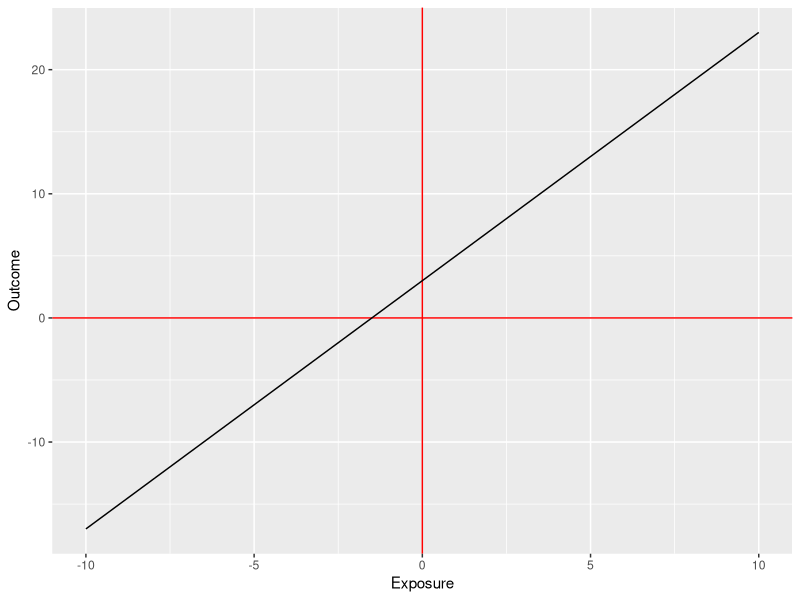
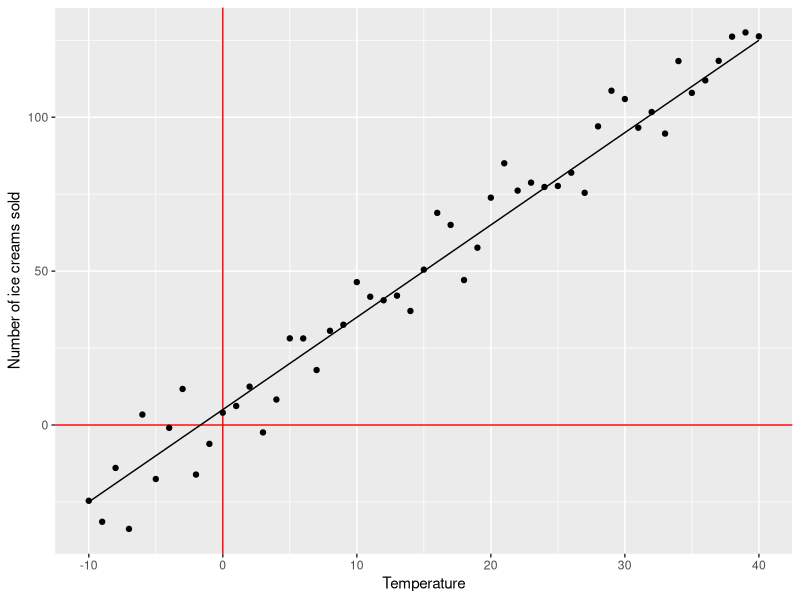
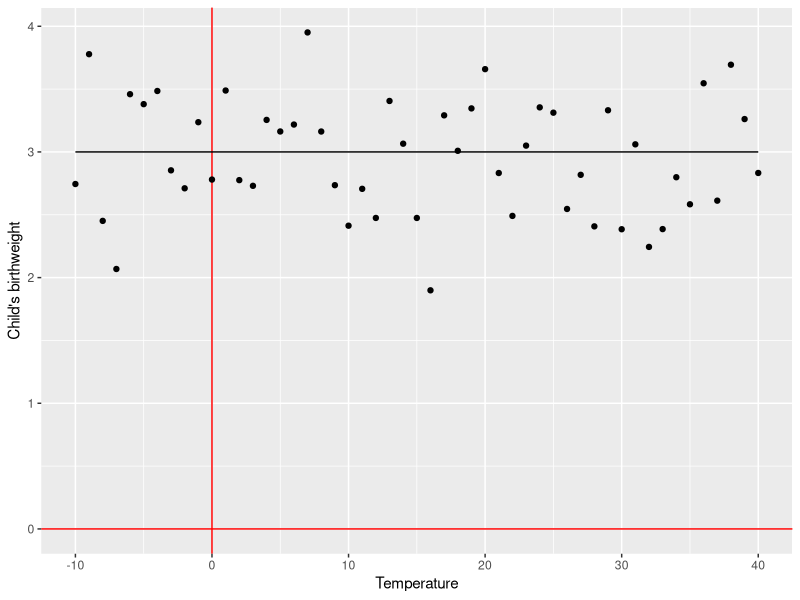
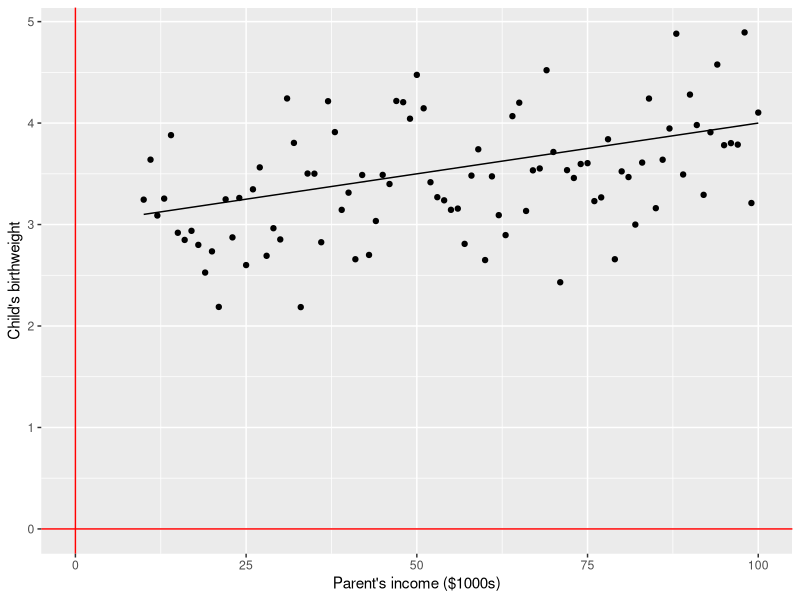
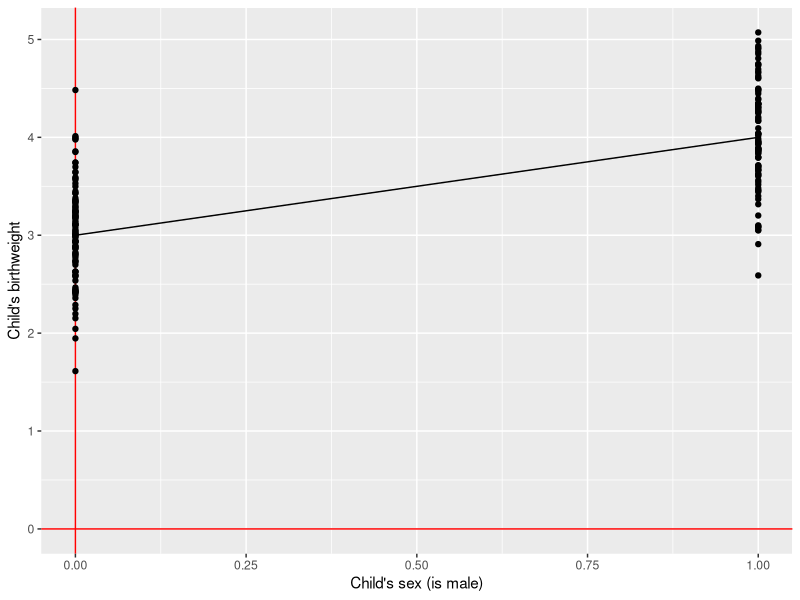
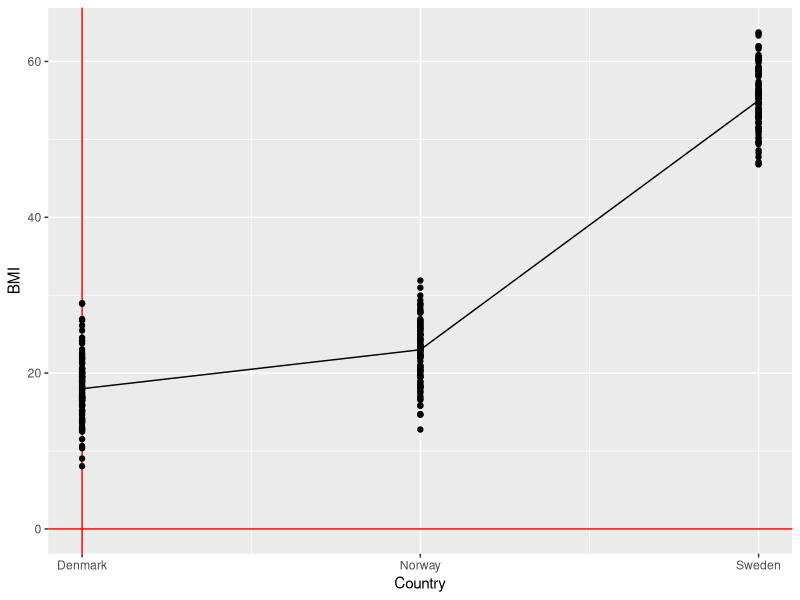
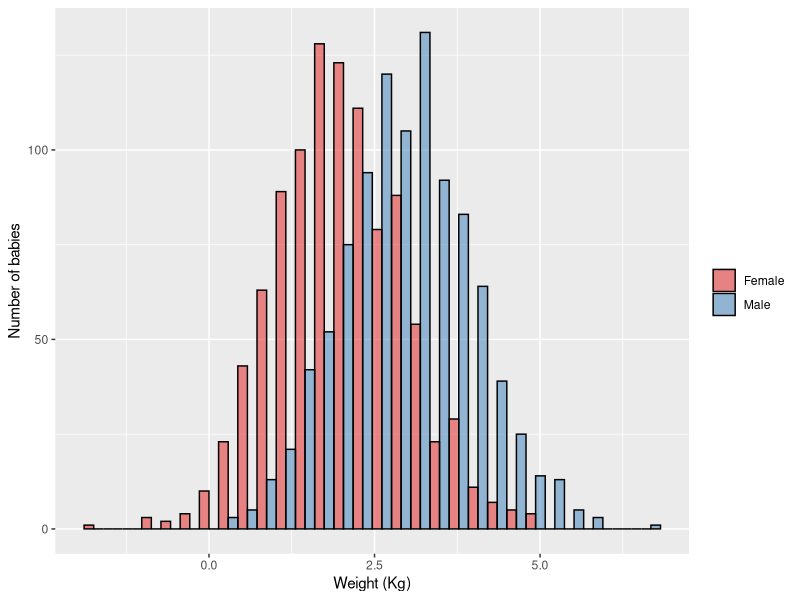
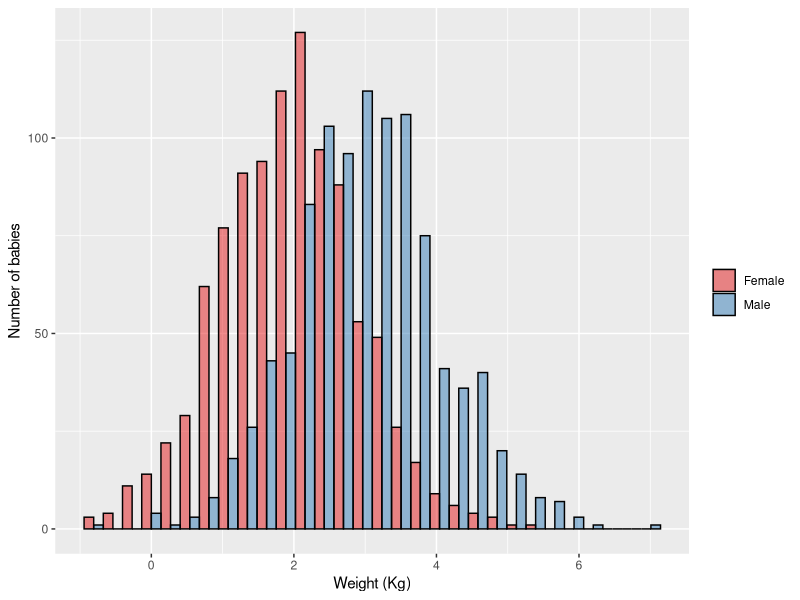

Source code (R) for these figures, in order:
## ---- chunk 1
library(data.table)
library(ggplot2)

data <- data.frame(x=-10:10)
data$y <- 3 + 2*data$x

q <- ggplot(data,aes(x=x,y=y))
q <- q + geom_vline(xintercept=0,colour="red")
q <- q + geom_hline(yintercept=0,colour="red")
q <- q + geom_line()
q <- q + scale_x_continuous("Exposure")
q <- q + scale_y_continuous("Outcome")
q
## ---- chunk 2
library(data.table)
library(ggplot2)

data <- data.frame(x=-10:40)
data$line <- 5 + 3*data$x
data$y <- data$line + rnorm(nrow(data),sd=10)

q <- ggplot(data,aes(x=x))
q <- q + geom_vline(xintercept=0,colour="red")
q <- q + geom_hline(yintercept=0,colour="red")
q <- q + geom_point(mapping=aes(y=y))
q <- q + geom_line(mapping=aes(y=line))
q <- q + scale_x_continuous("Temperature")
q <- q + scale_y_continuous("Number of ice creams sold")
q
## ---- chunk 3
library(data.table)
library(ggplot2)

data <- data.frame(x=-10:40)
data$line <- 3 + 0*data$x
data$y <- data$line + rnorm(nrow(data),sd=0.5)

q <- ggplot(data,aes(x=x))
q <- q + geom_vline(xintercept=0,colour="red")
q <- q + geom_hline(yintercept=0,colour="red")
q <- q + geom_point(mapping=aes(y=y))
q <- q + geom_line(mapping=aes(y=line))
q <- q + scale_x_continuous("Temperature")
q <- q + scale_y_continuous("Child's birthweight")
q
## ---- chunk 4
library(data.table)
library(ggplot2)

data <- data.frame(x=10:100)
data$line <- 3 + 0.01*data$x
data$y <- data$line + rnorm(nrow(data),sd=0.5)

q <- ggplot(data,aes(x=x))
q <- q + geom_vline(xintercept=0,colour="red")
q <- q + geom_hline(yintercept=0,colour="red")
q <- q + geom_point(mapping=aes(y=y))
q <- q + geom_line(mapping=aes(y=line))
q <- q + scale_x_continuous("Parent's income ($1000s)")
q <- q + scale_y_continuous("Child's birthweight")
q
## ---- chunk 5
library(data.table)
library(ggplot2)

data <- data.frame(x=c(rep(0,100),rep(1,100)))
data$line <- 3 + 1*data$x
data$y <- data$line + rnorm(nrow(data),sd=0.5)

q <- ggplot(data,aes(x=x))
q <- q + geom_vline(xintercept=0,colour="red")
q <- q + geom_hline(yintercept=0,colour="red")
q <- q + geom_point(mapping=aes(y=y))
q <- q + geom_line(mapping=aes(y=line))
q <- q + scale_x_continuous("Child's sex (is male)")
q <- q + scale_y_continuous("Child's birthweight")
q
## ---- chunk 6
library(data.table)
library(ggplot2)

data <- data.frame(x=c(rep(0,100),rep(1,100),rep(2,100)))
data$line <- 18
data$line[data$x==1] <- 23
data$line[data$x==2] <- 55
data$y <- data$line + rnorm(nrow(data),sd=4)

q <- ggplot(data,aes(x=x))
q <- q + geom_vline(xintercept=0,colour="red")
q <- q + geom_hline(yintercept=0,colour="red")
q <- q + geom_point(mapping=aes(y=y))
q <- q + geom_line(mapping=aes(y=line))
q <- q + scale_x_continuous("Country",breaks=c(0,1,2),labels=c("Denmark","Norway","Sweden"))
q <- q + scale_y_continuous("BMI")
q
## ---- chunk 7
library(data.table)
library(ggplot2)

data1 <- data.frame(x=rnorm(1000,mean=2,sd=1), group="Female", stringsAsFactors = F)
data2 <- data.frame(x=rnorm(1000,mean=3,sd=1), group="Male", stringsAsFactors = F)
data <- rbind(data1,data2)
q <- ggplot(data,aes(x=x,fill=group))
q <- q + geom_histogram(alpha=0.5,colour="black",pos="dodge")
q <- q + scale_x_continuous("Weight (Kg)")
q <- q + scale_y_continuous("Number of babies")
q <- q + scale_fill_brewer("",palette="Set1")
q
## ---- chunk 8
library(data.table)
library(ggplot2)

data1 <- data.frame(x=rnorm(1000,mean=2,sd=1), group="Female", stringsAsFactors = F)
data2 <- data.frame(x=rnorm(1000,mean=3,sd=1), group="Male", stringsAsFactors = F)
data <- rbind(data1,data2)
q <- ggplot(data,aes(x=x,fill=group))
q <- q + geom_histogram(alpha=0.5,colour="black",pos="dodge")
q <- q + scale_x_continuous("Weight (Kg)")
q <- q + scale_y_continuous("Number of babies")
q <- q + scale_fill_brewer("",palette="Set1")
q
## ---- chunk 9
library(data.table)
library(ggplot2)

data <- data.frame(x=c(rep(0,100),rep(1,100)))
data$line <- 2
data$line[data$x==1] <- 3
data$y <- data$line + rnorm(nrow(data),sd=1)

q <- ggplot(data,aes(x=x))
q <- q + geom_vline(xintercept=0,colour="red")
q <- q + geom_hline(yintercept=0,colour="red")
q <- q + geom_point(mapping=aes(y=y))
q <- q + geom_line(mapping=aes(y=line))
q <- q + scale_x_continuous("Sex",breaks=c(0,1),labels=c("Female","Male"))
q <- q + scale_y_continuous("Kg")
q
## ---- chunk 10
library(data.table)
library(ggplot2)

data1 <- data.frame(x=rnorm(1000,mean=8,sd=0.5), group="Childless", stringsAsFactors = F)
data2 <- data.frame(x=rnorm(1000,mean=5,sd=0.5), group="Parents", stringsAsFactors = F)
data <- rbind(data1,data2)
q <- ggplot(data,aes(x=x,fill=group))
q <- q + geom_histogram(alpha=0.5,colour="black",pos="dodge")
q <- q + scale_x_continuous("Hours sleep")
q <- q + scale_y_continuous("Number of people")
q <- q + scale_fill_brewer("",palette="Set1")
q
## ---- chunk 11
library(data.table)
library(ggplot2)

data1 <- data.frame(x=rnorm(1000,mean=8,sd=0.5), group="Childless", stringsAsFactors = F)
data2 <- data.frame(x=rnorm(1000,mean=5,sd=0.5), group="Parents", stringsAsFactors = F)
data <- rbind(data1,data2)
q <- ggplot(data,aes(x=x,fill=group))
q <- q + geom_histogram(alpha=0.5,colour="black",pos="dodge")
q <- q + scale_x_continuous("Hours sleep")
q <- q + scale_y_continuous("Number of people")
q <- q + scale_fill_brewer("",palette="Set1")
q
## ---- chunk 12
library(data.table)
library(ggplot2)

data <- data.frame(x=c(rep(0,100),rep(1,100)))
data$line <- 8
data$line[data$x==1] <- 5
data$y <- data$line + rnorm(nrow(data),sd=0.5)

q <- ggplot(data,aes(x=x))
q <- q + geom_vline(xintercept=0,colour="red")
q <- q + geom_hline(yintercept=0,colour="red")
q <- q + geom_point(mapping=aes(y=y))
q <- q + geom_line(mapping=aes(y=line))
q <- q + scale_x_continuous("Parental status",breaks=c(0,1),labels=c("Childless","Parents"))
q <- q + scale_y_continuous("Hours of sleep")
q
## ---- chunk 13
library(data.table)
library(ggplot2)

data1 <- data.frame(x=rnorm(1000,mean=2,sd=0.5), group="Denmark", stringsAsFactors = F)
data2 <- data.frame(x=rnorm(1000,mean=3,sd=0.5), group="Norway", stringsAsFactors = F)
data3 <- data.frame(x=rnorm(1000,mean=4,sd=0.5), group="Sweden", stringsAsFactors = F)
data <- rbind(data1,data2,data3)
q <- ggplot(data,aes(x=x,fill=group))
q <- q + geom_histogram(alpha=0.5,colour="black",pos="dodge")
q <- q + scale_x_continuous("Weight (Kg)")
q <- q + scale_y_continuous("Number of babies")
q <- q + scale_fill_brewer("",palette="Set1")
q
## ---- chunk 14
library(data.table)
library(ggplot2)

data <- data.frame(x=c(rep(0,100),rep(1,100),rep(2,100)))
data$line <- 2
data$line[data$x==1] <- 3
data$line[data$x==2] <- 4
data$y <- data$line + rnorm(nrow(data),sd=0.5)

q <- ggplot(data,aes(x=x))
q <- q + geom_vline(xintercept=0,colour="red")
q <- q + geom_hline(yintercept=0,colour="red")
q <- q + geom_point(mapping=aes(y=y))
q <- q + geom_line(mapping=aes(y=line))
q <- q + scale_x_continuous("Country",breaks=c(0,1,2),labels=c("Denmark","Norway","Sweden"))
q <- q + scale_y_continuous("BMI")
q
